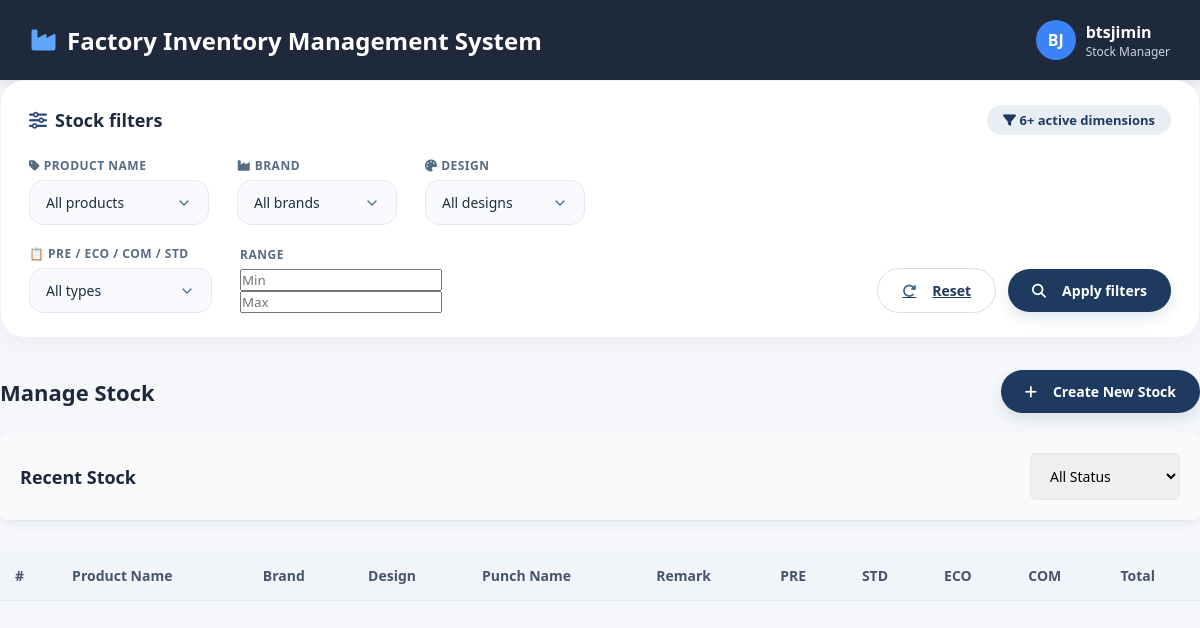
Before: /stock/ with the older database file.
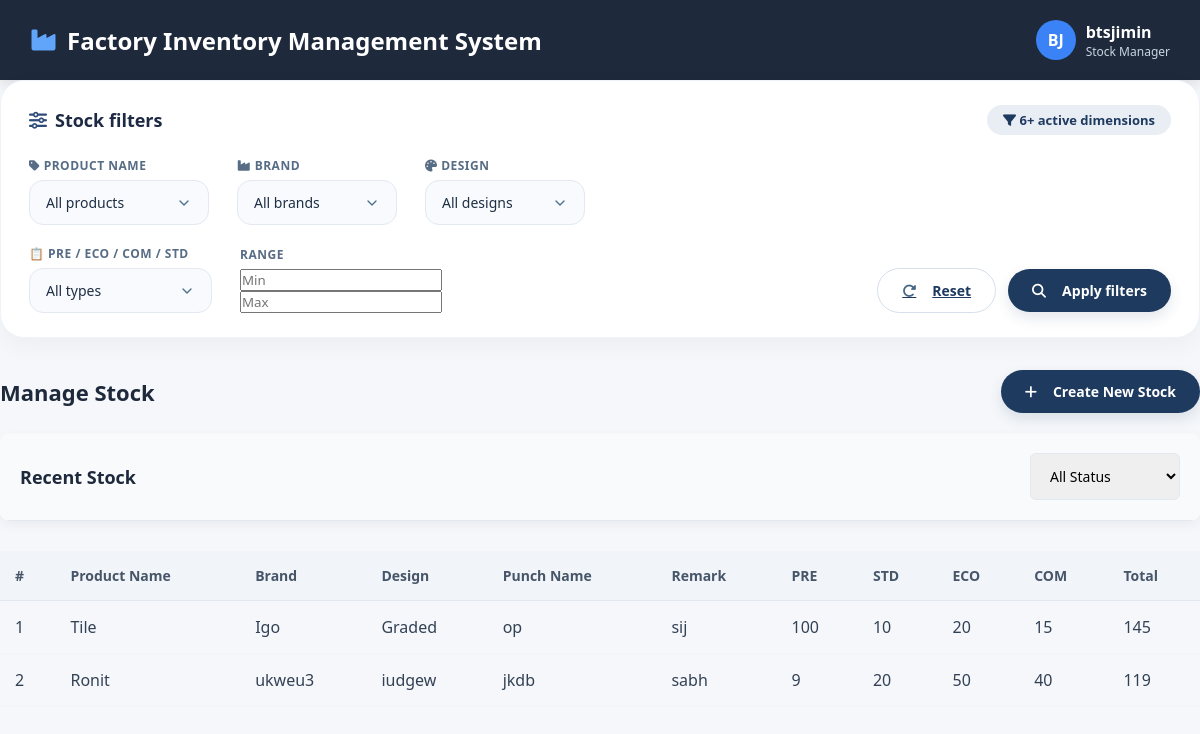
After: the same page with the newer database file.
### stock/models.py (models this page shows, shortened)
class Stock(models.Model):
    product = models.ForeignKey(Product, on_delete=models.CASCADE, null=True)
    pre_quantity = models.IntegerField(default=0)
    std_quantity = models.IntegerField(default=0)
    com_quantity = models.IntegerField(default=0)
    eco_quantity = models.IntegerField(default=0)
    total_quantity = models.IntegerField(default=0)

class Product(models.Model):
    pro_id = models.AutoField(primary_key=True)
    pro_name = models.CharField(max_length=255)
    design = models.CharField(max_length=255)
    brand = models.CharField(max_length=255)
    punch_name  = models.CharField(max_length=255)
    remark = models.CharField(max_length=255)

### stock/views.py (the view, shortened to what this page needs)
# urls.py: path('', views.index, name='index'),
def index(request):
    stocks = Stock.objects.select_related('product').all()
    product = ""
    brand = ""
    design = ""
    type_filter = ""
    min_range = ""
    max_range = ""
    context = {
        "stocks": stocks,
        "product_selected": product,
        "brand_selected": brand,
        "design_selected": design,
        "type_selected": type_filter,
        "min_range_selected": min_range,
        "max_range_selected": max_range,
    }
    return render(request, "Stock/index.html", context)

### templates/Stock/index.html (shortened to what the changed rows need)
<!DOCTYPE html>
<html lang="en">
<head>
    <link rel="stylesheet" href="https://cdnjs.cloudflare.com/ajax/libs/font-awesome/6.4.0/css/all.min.css">
</head>
<body>
       <form method="POST">
    <div class="filter-panel">
        <div class="filter-header">
            <h2><i class="fas fa-sliders-h"></i> Stock filters</h2>
        </div>
    </div>
</form>
        <div id="orders-section" class="tab-content">
            <div class="section-header">
                <h2 class="section-title">Manage Stock</h2>
            </div>
                <table class="table">
                    <thead>
                        <tr>
                            <th>#</th>
                            <th>Product Name</th>
                            <th>Brand</th>
                            <th>Design</th>
                            <th>Punch Name</th>
                            <th>Remark</th>
                            <th>PRE</th>
                            <th>STD</th>
                            <th>ECO</th>
                            <th>COM</th>
                            <th>Total</th>
                        </tr>
                    </thead>
                    <tbody id="ordersTableBody">
                        {% for stock in stocks %}
                        <tr>
                            <td>{{ forloop.counter }}</td>
                            <td>{{ stock.product.pro_name }}</td>
                            <td>{{ stock.product.brand }}</td>
                            <td>{{ stock.product.design }}</td>
                            <td>{{ stock.product.punch_name }}</td>
                            <td>{{ stock.product.remark }}</td>
                            <td>{{ stock.pre_quantity }}</td>
                            <td>{{ stock.std_quantity }}</td>
                            <td>{{ stock.eco_quantity }}</td>
                            <td>{{ stock.com_quantity }}</td>
                            <td>{{ stock.total_quantity }}</td>
                        </tr>
                        {% endfor %}
                </table>
            </div>

Changed rows visible on the page:
added Stock: product.pro_name "Tile", product.brand "Igo", product.design "Graded", product.punch_name "op", product.remark "sij", pre_quantity "100", std_quantity "10", eco_quantity "20", com_quantity "15", total_quantity "145"
added Stock: product.pro_name "Ronit", product.brand "ukweu3", product.design "iudgew", product.punch_name "jkdb", product.remark "sabh", pre_quantity "9", std_quantity "20", eco_quantity "50", com_quantity "40", total_quantity "119"
